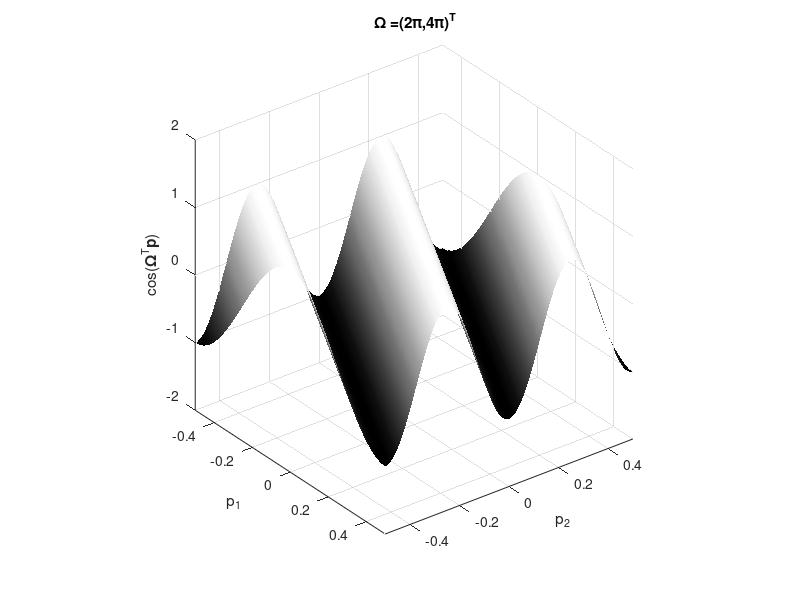

The MATLAB source for this figure:
%% Sample 5-3
%% 周波数解析
% 2変量信号の周波数
% 
% 画像処理特論
% 
% 村松 正吾 
% 
% 動作確認: MATLAB R2023a
%% Fourier analysis
% Frequency of bivariate signals
% 
% Advanced Topics in Image Processing
% 
% Shogo MURAMATSU
% 
% Verified: MATLAB R2023a
% 準備
% (Preparation)

close all
% 二変量余弦波の定義
% (Definition of bivariate cosine wave)
% 
% $$\cos(\mathbf{\Omega}^T\mathbf{p})=\cos(\Omega_1 p_1 + \Omega_2 p_2)$$
% 
% ただし，(where)
% 
% $$\mathbf{\Omega} = \left(\begin{array}{c} \Omega_1 \\ \Omega_2 \end{array}\right)\in\mathbb{R}^2$$
% 
% $$\mathbf{p} = \left(\begin{array}{c} p_1 \\ p_2 \end{array}\right)\in\mathbb{R}^2$$
% 二変量角周波数の設定
% (Bivariate angular frequency setting)

% Vertical angular frequency
f1 = 1;
Omega1 = 2*pi*f1;
% Horizontal angular frequnecy
f2 = 2;
Omega2 = 2*pi*f2;

% Definition of sampling points
[p2,p1] = meshgrid(-0.5:0.01:0.5,-0.5:0.01:0.5);

% Definition of a bivariate cosine wave
x = cos(Omega1*p1 + Omega2*p2);
% 二変量余弦波の表示
% (Bivariate cosine wave display)

% Display of a bivariate cosine wave
surf(p2,p1,x)
xlabel('p_2')
ylabel('p_1')
zlabel('cos({\bf\Omega}^T{\bfp})')
title(['{\bf \Omega} =(' num2str(Omega1/pi) '\pi,' num2str(Omega2/pi) '\pi)^T'])
colormap gray
shading interp
axis([-0.5 0.5 -0.5 0.5 -2 2])
axis ij
axis vis3d
% 表示を回転
% (Rotate the display)

%{
stepAngle = 2;
for iAngle=1:stepAngle:360
    camorbit(0,stepAngle,'camera');
    drawnow
end
%}
%% 
% © Copyright, Shogo MURAMATSU, All rights reserved.